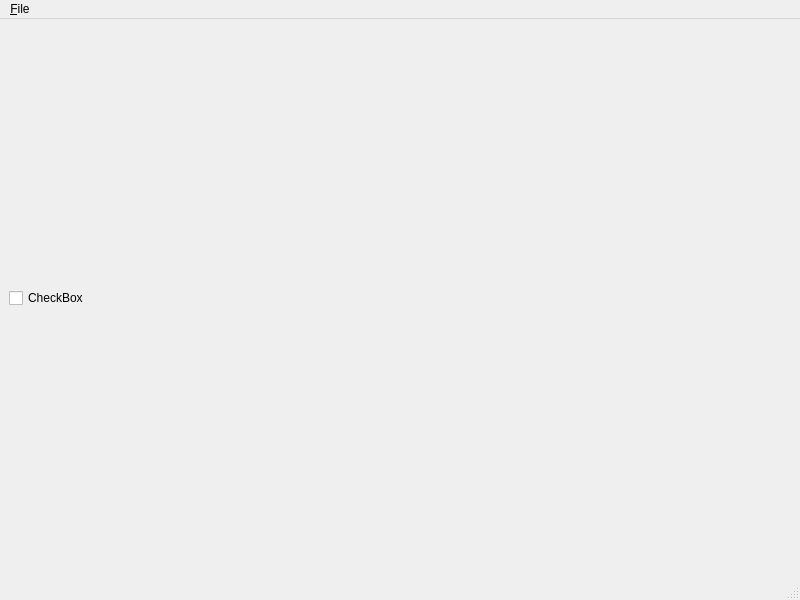
<?xml version="1.0" encoding="UTF-8"?>
<ui version="4.0">
 <class>MapGUIWindow</class>
 <widget class="QMainWindow" name="MapGUIWindow">
  <property name="geometry">
   <rect>
    <x>0</x>
    <y>0</y>
    <width>800</width>
    <height>600</height>
   </rect>
  </property>
  <property name="windowTitle">
   <string>MainWindow</string>
  </property>
  <widget class="QWidget" name="centralwidget">
   <layout class="QHBoxLayout" name="horizontalLayout">
    <item>
     <widget class="QCheckBox" name="testCheckBox">
      <property name="text">
       <string>CheckBox</string>
      </property>
     </widget>
    </item>
    <item>
     <widget class="MapViewer" name="mapViewer" native="true"/>
    </item>
   </layout>
  </widget>
  <widget class="QMenuBar" name="menubar">
   <property name="geometry">
    <rect>
     <x>0</x>
     <y>0</y>
     <width>800</width>
     <height>34</height>
    </rect>
   </property>
   <widget class="QMenu" name="menuFile">
    <property name="title">
     <string>&amp;File</string>
    </property>
    <addaction name="actionNew"/>
   </widget>
   <addaction name="menuFile"/>
  </widget>
  <widget class="QStatusBar" name="statusbar"/>
  <action name="actionNew">
   <property name="text">
    <string>New</string>
   </property>
  </action>
 </widget>
 <customwidgets>
  <customwidget>
   <class>MapViewer</class>
   <extends>QWidget</extends>
   <header>MapViewer.h</header>
   <container>1</container>
  </customwidget>
 </customwidgets>
 <resources/>
 <connections/>
</ui>
